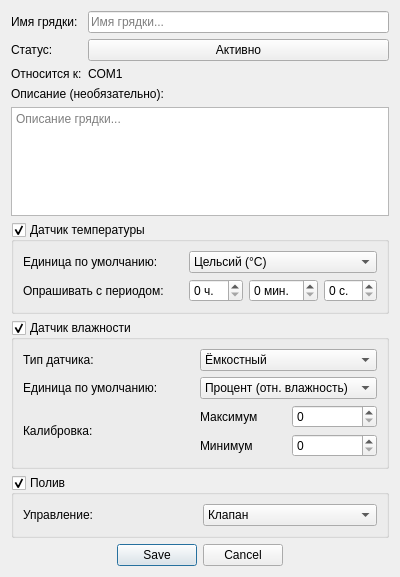
<?xml version="1.0" encoding="UTF-8"?>
<ui version="4.0">
 <class>Dialog</class>
 <widget class="QDialog" name="Dialog">
  <property name="geometry">
   <rect>
    <x>0</x>
    <y>0</y>
    <width>400</width>
    <height>577</height>
   </rect>
  </property>
  <property name="sizePolicy">
   <sizepolicy hsizetype="Fixed" vsizetype="Fixed">
    <horstretch>0</horstretch>
    <verstretch>0</verstretch>
   </sizepolicy>
  </property>
  <property name="minimumSize">
   <size>
    <width>400</width>
    <height>577</height>
   </size>
  </property>
  <property name="maximumSize">
   <size>
    <width>400</width>
    <height>16777215</height>
   </size>
  </property>
  <property name="windowTitle">
   <string>Грядка</string>
  </property>
  <layout class="QGridLayout" name="gridLayout">
   <item row="0" column="1">
    <widget class="QLineEdit" name="lnePlantName">
     <property name="placeholderText">
      <string>Имя грядки...</string>
     </property>
    </widget>
   </item>
   <item row="2" column="1">
    <widget class="QLabel" name="lblParent">
     <property name="text">
      <string>COM1</string>
     </property>
     <property name="alignment">
      <set>Qt::AlignLeading|Qt::AlignLeft|Qt::AlignVCenter</set>
     </property>
    </widget>
   </item>
   <item row="5" column="0" colspan="2">
    <widget class="QGroupBox" name="grbTemp">
     <property name="title">
      <string>Датчик температуры</string>
     </property>
     <property name="checkable">
      <bool>true</bool>
     </property>
     <layout class="QGridLayout" name="gridLayout_2">
      <item row="1" column="1">
       <layout class="QHBoxLayout" name="horizontalLayout">
        <item>
         <widget class="QSpinBox" name="spnTempPrdHr">
          <property name="sizePolicy">
           <sizepolicy hsizetype="Preferred" vsizetype="Fixed">
            <horstretch>0</horstretch>
            <verstretch>0</verstretch>
           </sizepolicy>
          </property>
          <property name="minimumSize">
           <size>
            <width>40</width>
            <height>0</height>
           </size>
          </property>
          <property name="suffix">
           <string> ч.</string>
          </property>
         </widget>
        </item>
        <item>
         <widget class="QSpinBox" name="spnTempPrdMin">
          <property name="minimumSize">
           <size>
            <width>40</width>
            <height>0</height>
           </size>
          </property>
          <property name="suffix">
           <string> мин.</string>
          </property>
          <property name="maximum">
           <number>59</number>
          </property>
         </widget>
        </item>
        <item>
         <widget class="QSpinBox" name="spnTempPrdSec">
          <property name="minimumSize">
           <size>
            <width>40</width>
            <height>0</height>
           </size>
          </property>
          <property name="suffix">
           <string> с.</string>
          </property>
          <property name="maximum">
           <number>59</number>
          </property>
         </widget>
        </item>
       </layout>
      </item>
      <item row="0" column="0">
       <widget class="QLabel" name="label_4">
        <property name="text">
         <string>Единица по умолчанию:</string>
        </property>
       </widget>
      </item>
      <item row="1" column="0">
       <widget class="QLabel" name="label_5">
        <property name="text">
         <string>Опрашивать с периодом:</string>
        </property>
       </widget>
      </item>
      <item row="0" column="1">
       <widget class="QComboBox" name="cbbTempDftUnit">
        <item>
         <property name="text">
          <string>Цельсий (°C)</string>
         </property>
        </item>
        <item>
         <property name="text">
          <string>Фаренгейт (°F)</string>
         </property>
        </item>
        <item>
         <property name="text">
          <string>Кельвин (°K)</string>
         </property>
        </item>
       </widget>
      </item>
     </layout>
    </widget>
   </item>
   <item row="8" column="0" colspan="2">
    <widget class="QGroupBox" name="grbWatering">
     <property name="title">
      <string>Полив</string>
     </property>
     <property name="checkable">
      <bool>true</bool>
     </property>
     <layout class="QGridLayout" name="gridLayout_6">
      <item row="0" column="0">
       <widget class="QLabel" name="label_11">
        <property name="text">
         <string>Управление:</string>
        </property>
       </widget>
      </item>
      <item row="0" column="1">
       <widget class="QComboBox" name="cbbWateringCtrl">
        <item>
         <property name="text">
          <string>Клапан</string>
         </property>
        </item>
        <item>
         <property name="text">
          <string>Помпа</string>
         </property>
        </item>
       </widget>
      </item>
     </layout>
    </widget>
   </item>
   <item row="7" column="0" colspan="2">
    <widget class="QGroupBox" name="grbHumidity">
     <property name="title">
      <string>Датчик влажности</string>
     </property>
     <property name="checkable">
      <bool>true</bool>
     </property>
     <layout class="QGridLayout" name="gridLayout_3">
      <item row="2" column="0">
       <widget class="QLabel" name="label_8">
        <property name="text">
         <string>Калибровка:</string>
        </property>
       </widget>
      </item>
      <item row="0" column="1">
       <widget class="QComboBox" name="cbbHumType">
        <item>
         <property name="text">
          <string>Ёмкостный</string>
         </property>
        </item>
        <item>
         <property name="text">
          <string>Сопротивление</string>
         </property>
        </item>
       </widget>
      </item>
      <item row="1" column="0">
       <widget class="QLabel" name="label_7">
        <property name="text">
         <string>Единица по умолчанию:</string>
        </property>
       </widget>
      </item>
      <item row="1" column="1">
       <widget class="QComboBox" name="cbbHumDftUnit">
        <item>
         <property name="text">
          <string>Процент (отн. влажность)</string>
         </property>
        </item>
        <item>
         <property name="text">
          <string>Аналоговые значения</string>
         </property>
        </item>
       </widget>
      </item>
      <item row="0" column="0">
       <widget class="QLabel" name="label_6">
        <property name="text">
         <string>Тип датчика:</string>
        </property>
       </widget>
      </item>
      <item row="2" column="1">
       <layout class="QGridLayout" name="gridLayout_5">
        <item row="1" column="1">
         <widget class="QSpinBox" name="spnHumCMin">
          <property name="maximum">
           <number>2000</number>
          </property>
         </widget>
        </item>
        <item row="1" column="0">
         <widget class="QLabel" name="label_9">
          <property name="text">
           <string>Минимум</string>
          </property>
         </widget>
        </item>
        <item row="0" column="1">
         <widget class="QSpinBox" name="spnHumCMax">
          <property name="maximum">
           <number>2000</number>
          </property>
         </widget>
        </item>
        <item row="0" column="0">
         <widget class="QLabel" name="label_10">
          <property name="text">
           <string>Максимум</string>
          </property>
         </widget>
        </item>
       </layout>
      </item>
     </layout>
    </widget>
   </item>
   <item row="4" column="0" colspan="2">
    <widget class="QPlainTextEdit" name="ptePlantDesc">
     <property name="placeholderText">
      <string>Описание грядки...</string>
     </property>
    </widget>
   </item>
   <item row="3" column="0" colspan="2">
    <widget class="QLabel" name="label_3">
     <property name="text">
      <string>Описание (необязательно):</string>
     </property>
    </widget>
   </item>
   <item row="0" column="0">
    <widget class="QLabel" name="label">
     <property name="text">
      <string>Имя грядки:</string>
     </property>
    </widget>
   </item>
   <item row="9" column="0" colspan="2">
    <widget class="QDialogButtonBox" name="buttonBox">
     <property name="orientation">
      <enum>Qt::Horizontal</enum>
     </property>
     <property name="standardButtons">
      <set>QDialogButtonBox::Cancel|QDialogButtonBox::Save</set>
     </property>
     <property name="centerButtons">
      <bool>true</bool>
     </property>
    </widget>
   </item>
   <item row="2" column="0">
    <widget class="QLabel" name="label_2">
     <property name="text">
      <string>Относится к:</string>
     </property>
    </widget>
   </item>
   <item row="1" column="0">
    <widget class="QLabel" name="label_12">
     <property name="text">
      <string>Статус:</string>
     </property>
    </widget>
   </item>
   <item row="1" column="1">
    <widget class="QPushButton" name="btnStatus">
     <property name="text">
      <string>Активно</string>
     </property>
    </widget>
   </item>
  </layout>
 </widget>
 <resources/>
 <connections>
  <connection>
   <sender>buttonBox</sender>
   <signal>accepted()</signal>
   <receiver>Dialog</receiver>
   <slot>accept()</slot>
   <hints>
    <hint type="sourcelabel">
     <x>240</x>
     <y>538</y>
    </hint>
    <hint type="destinationlabel">
     <x>157</x>
     <y>274</y>
    </hint>
   </hints>
  </connection>
  <connection>
   <sender>buttonBox</sender>
   <signal>rejected()</signal>
   <receiver>Dialog</receiver>
   <slot>reject()</slot>
   <hints>
    <hint type="sourcelabel">
     <x>308</x>
     <y>538</y>
    </hint>
    <hint type="destinationlabel">
     <x>286</x>
     <y>274</y>
    </hint>
   </hints>
  </connection>
  <connection>
   <sender>grbTemp</sender>
   <signal>toggled(bool)</signal>
   <receiver>cbbTempDftUnit</receiver>
   <slot>setEnabled(bool)</slot>
   <hints>
    <hint type="sourcelabel">
     <x>65</x>
     <y>276</y>
    </hint>
    <hint type="destinationlabel">
     <x>376</x>
     <y>231</y>
    </hint>
   </hints>
  </connection>
 </connections>
</ui>
